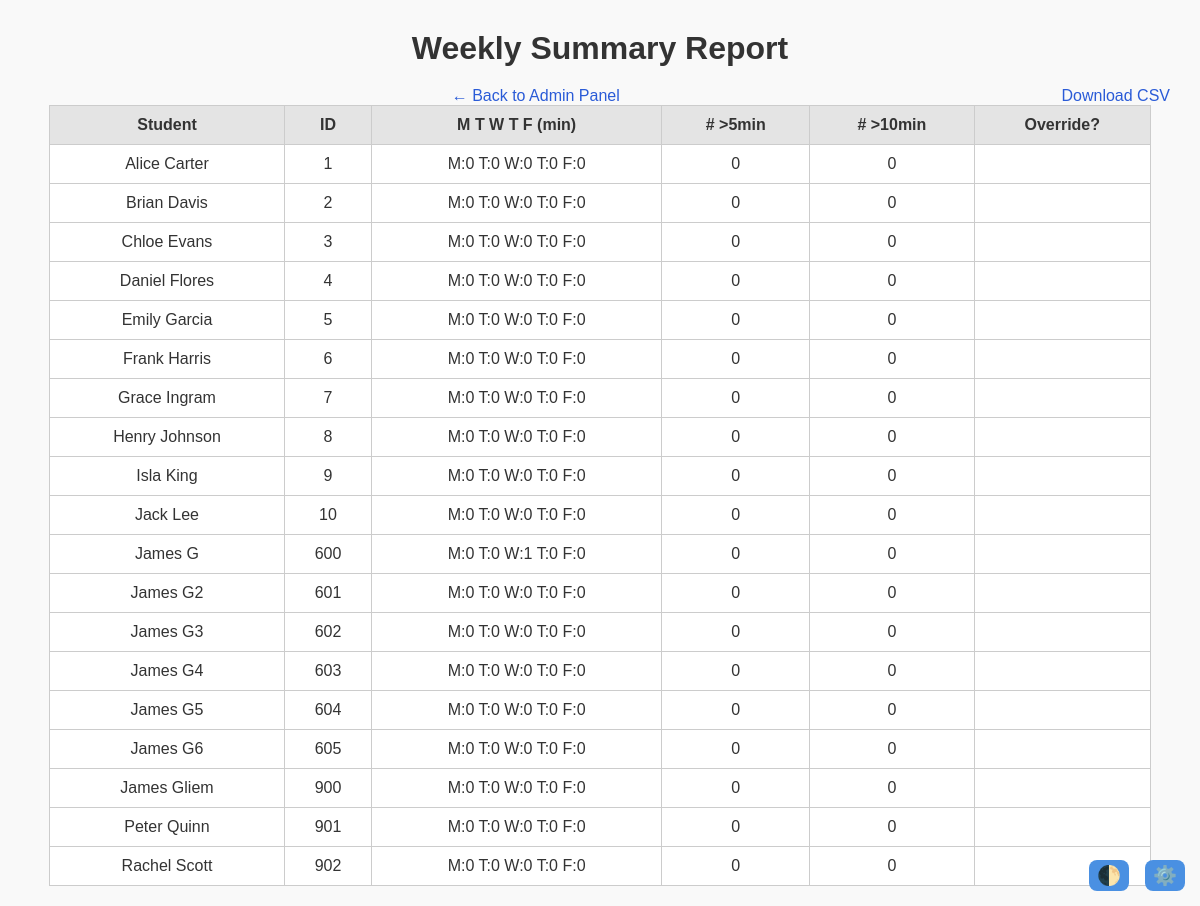
/admin_weekly_summary (signed in), run on the app's committed database.
### src/models.py (models this page shows, shortened)
class User(db.Model):
    __tablename__ = "users"
    id       = db.Column(db.String, primary_key=True)  # login ID
    name     = db.Column(db.String, nullable=False)
    email    = db.Column(db.String, unique=True, nullable=False)
    role     = db.Column(db.String, nullable=False)  # "student", "teacher"
    password = db.Column(db.String, nullable=False)
    passes   = db.relationship("Pass", backref="student", lazy=True, foreign_keys='Pass.student_id')
    audits   = db.relationship("AuditLog", backref="student", lazy=True, foreign_keys='AuditLog.student_id')
    periods  = db.relationship("StudentPeriod", backref="student", lazy=True, foreign_keys='StudentPeriod.student_id')

### src/routes/admin.py (the view)
@admin_bp.route('/admin_weekly_summary')
def admin_weekly_summary():
    if not session.get('logged_in'):
        return redirect(url_for('auth.login'))
    DAYS = ["Monday", "Tuesday", "Wednesday", "Thursday", "Friday"]
    report_data = []
    for stu in User.query.all():
        records = Pass.query.filter_by(student_id=stu.id).all()
        day_totals = {d: 0 for d in DAYS}
        over_5 = sum(1 for r in records if (r.total_pass_time or 0) > 300)
        over_10 = sum(1 for r in records if (r.total_pass_time or 0) > 600)
        used_override = any(r.is_override for r in records)
        for r in records:
            dname = r.date.strftime('%A')
            if dname in day_totals:
                day_totals[dname] += r.total_pass_time or 0
        weekly = ' '.join(f"{d[0]}:{day_totals[d]//60}" for d in DAYS)
        report_data.append({
            "student_name"      : stu.name,
            "student_id"        : stu.id,
            "weekly_report"     : weekly,
            "passes_over_5_min" : over_5,
            "passes_over_10_min": over_10,
            "used_override"     : "✔️" if used_override else ""
        })
    return render_template('admin_weekly_summary.html', report_data=report_data)

### src/routes/auth.py (called while the page is built)
@auth_bp.before_app_request
def enforce_session_timeout():
    session.permanent = True
    current_app.permanent_session_lifetime = timedelta(
        minutes=SESSION_TIMEOUT_MIN
    )

### templates/admin_weekly_summary.html (shortened to what this page needs)
<!DOCTYPE html>
<html>
<head>
  <link rel="stylesheet" href="{{ url_for('static', filename='css/style.css') }}">
</head>
<body>
  <h1>Weekly Summary Report</h1>
  <a href="{{ url_for('admin.admin_view') }}">← Back to Admin Panel</a>
  <a href="{{ url_for('report.admin_report_csv') }}" style="float:right;">Download CSV</a>
  <table>
    <thead>
      <tr>
        <th>Student</th><th>ID</th><th>M T W T F (min)</th>
        <th># >5min</th><th># >10min</th><th>Override?</th>
      </tr>
    </thead>
    <tbody>
    {% for row in report_data %}
      <tr>
        <td>{{ row.student_name }}</td>
        <td>{{ row.student_id }}</td>
        <td>{{ row.weekly_report }}</td>
        <td>{{ row.passes_over_5_min }}</td>
        <td>{{ row.passes_over_10_min }}</td>
        <td>{{ row.used_override }}</td>
      </tr>
    {% endfor %}
    </tbody>
  </table>
</body>
</html>

### static/css/style.css (style rules this page uses)
:root { --bg: #f9f9f9; --text: #333; --card-bg: white; --link: #2a5bd7; --link-hover: #1e40af; --btn-bg: #4a90e2; --btn-hover: #357ab8; --border: #ccc; --error: red; --table-header: #e4e4e4; }
body { font-family: Arial, sans-serif; margin: 0; padding: 20px; background: var(--bg); color: var(--text); text-align: center; }
h1, h2 { margin-top: 10px; margin-bottom: 20px; color: var(--text); }
a { color: var(--link); text-decoration: none; margin: 0 10px; }
table { margin: auto; border-collapse: collapse; width: 95%; background: var(--card-bg); }
th, td { border: 1px solid var(--border); padding: 10px; text-align: center; vertical-align: middle; }
th { background: var(--table-header); }

### data on the page
User: student_name "Alice Carter", student_id "1", weekly_report "M:0 T:0 W:0 T:0 F:0", passes_over_5_min "0", passes_over_10_min "0"
User: student_name "Brian Davis", student_id "2", weekly_report "M:0 T:0 W:0 T:0 F:0", passes_over_5_min "0", passes_over_10_min "0"
User: student_name "Chloe Evans", student_id "3", weekly_report "M:0 T:0 W:0 T:0 F:0", passes_over_5_min "0", passes_over_10_min "0"
User: student_name "Daniel Flores", student_id "4", weekly_report "M:0 T:0 W:0 T:0 F:0", passes_over_5_min "0", passes_over_10_min "0"
User: student_name "Emily Garcia", student_id "5", weekly_report "M:0 T:0 W:0 T:0 F:0", passes_over_5_min "0", passes_over_10_min "0"
User: student_name "Frank Harris", student_id "6", weekly_report "M:0 T:0 W:0 T:0 F:0", passes_over_5_min "0", passes_over_10_min "0"
User: student_name "Grace Ingram", student_id "7", weekly_report "M:0 T:0 W:0 T:0 F:0", passes_over_5_min "0", passes_over_10_min "0"
User: student_name "Henry Johnson", student_id "8", weekly_report "M:0 T:0 W:0 T:0 F:0", passes_over_5_min "0", passes_over_10_min "0"
User: student_name "Isla King", student_id "9", weekly_report "M:0 T:0 W:0 T:0 F:0", passes_over_5_min "0", passes_over_10_min "0"
User: student_name "Jack Lee", student_id "10", weekly_report "M:0 T:0 W:0 T:0 F:0", passes_over_5_min "0", passes_over_10_min "0"
User: student_name "James G", student_id "600", weekly_report "M:0 T:0 W:1 T:0 F:0", passes_over_5_min "0", passes_over_10_min "0"
User: student_name "James G2", student_id "601", weekly_report "M:0 T:0 W:0 T:0 F:0", passes_over_5_min "0", passes_over_10_min "0"
User: student_name "James G3", student_id "602", weekly_report "M:0 T:0 W:0 T:0 F:0", passes_over_5_min "0", passes_over_10_min "0"
User: student_name "James G4", student_id "603", weekly_report "M:0 T:0 W:0 T:0 F:0", passes_over_5_min "0", passes_over_10_min "0"
User: student_name "James G5", student_id "604", weekly_report "M:0 T:0 W:0 T:0 F:0", passes_over_5_min "0", passes_over_10_min "0"
User: student_name "James G6", student_id "605", weekly_report "M:0 T:0 W:0 T:0 F:0", passes_over_5_min "0", passes_over_10_min "0"
User: student_name "James Gliem", student_id "900", weekly_report "M:0 T:0 W:0 T:0 F:0", passes_over_5_min "0", passes_over_10_min "0"
User: student_name "Peter Quinn", student_id "901", weekly_report "M:0 T:0 W:0 T:0 F:0", passes_over_5_min "0", passes_over_10_min "0"
User: student_name "Rachel Scott", student_id "902", weekly_report "M:0 T:0 W:0 T:0 F:0", passes_over_5_min "0", passes_over_10_min "0"
